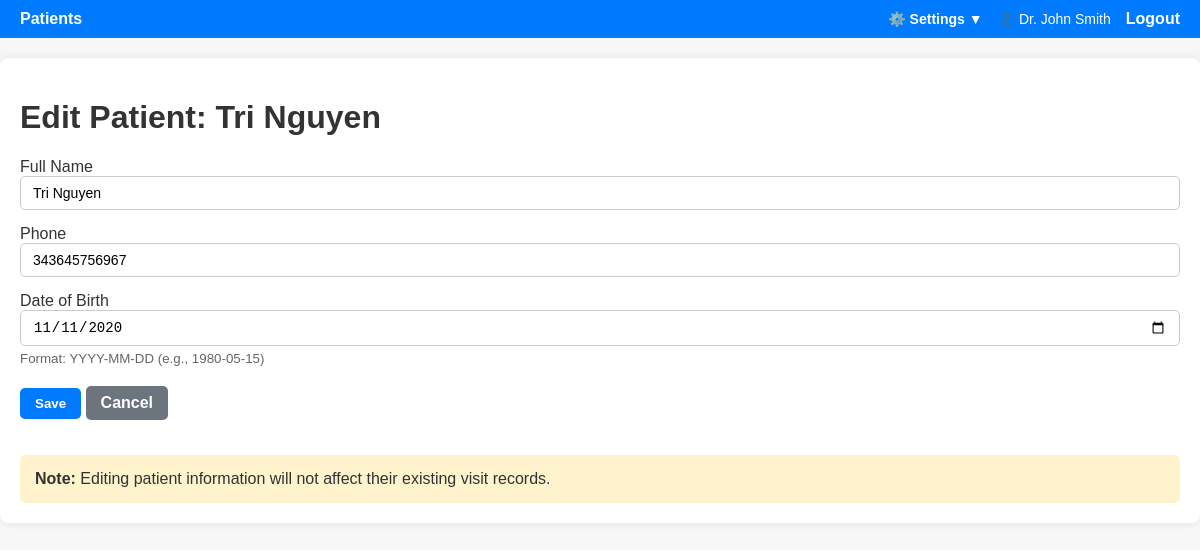
The page /patients/16/edit (signed in) on the database its author committed.
### doctor_app/models.py (models this page shows, shortened)
class User(UserMixin, db.Model):
    id = db.Column(db.Integer, primary_key=True)
    username = db.Column(db.String(80), unique=True, nullable=False)
    password_hash = db.Column(db.String(255), nullable=False)
    role = db.Column(db.String(20), default="doctor")  # 'admin' or 'doctor'
    full_name = db.Column(db.String(120), nullable=True)
    email = db.Column(db.String(120), nullable=True)
    location = db.Column(db.String(120), nullable=True)  # NEW: Doctor's location/clinic
    created_at = db.Column(db.DateTime, default=datetime.utcnow)
    is_active = db.Column(db.Boolean, default=True)
    visits = db.relationship(
        "Visit", backref="creator", lazy=True, foreign_keys="Visit.created_by"
    )
    patients = db.relationship("Patient", backref="primary_doctor", lazy=True)
    def is_admin(self):
        return self.role == "admin"

class Patient(db.Model):
    id = db.Column(db.Integer, primary_key=True)
    full_name = db.Column(db.String(120), nullable=False, index=True)
    phone = db.Column(db.String(30), nullable=True, index=True)
    date_of_birth = db.Column(db.Date, nullable=True)
    created_at = db.Column(db.DateTime, default=datetime.utcnow)
    doctor_id = db.Column(
        db.Integer, db.ForeignKey("user.id"), nullable=True
    )  # NEW: Primary doctor
    visits = db.relationship(
        "Visit", backref="patient", lazy=True, cascade="all, delete-orphan"
    )

### doctor_app/patients/routes.py (the view, shortened to what this page needs)
@bp.route("/<int:patient_id>/edit", methods=["GET", "POST"])
@login_required
def edit_patient(patient_id):
    patient = Patient.query.get_or_404(patient_id)
    form = PatientForm(obj=patient)
    return render_template("patients/edit.html", form=form, patient=patient)

### doctor_app/patients/forms.py
class PatientForm(FlaskForm):
    full_name = StringField("Full Name", validators=[DataRequired(), Length(max=120)])
    phone = StringField("Phone", validators=[Optional(), Length(max=30)])
    date_of_birth = DateField(
        "Date of Birth", validators=[Optional(), validate_date_of_birth]
    )
    submit = SubmitField("Save")

### doctor_app/auth/routes.py (called while the page is built)
@login_manager.user_loader
def load_user(user_id):
    return User.query.get(int(user_id))

### doctor_app/templates/patients/edit.html (shortened to what this page needs)
{% extends 'base.html' %}
{% block content %}
<h1>Edit Patient: {{ patient.full_name }}</h1>
<form method="post">
    <div class="form-group">
        {{ form.full_name.label }}
        {{ form.full_name(class="form-control") }}
    </div>
    <div class="form-group">
        {{ form.phone.label }}
        {{ form.phone(class="form-control") }}
    </div>
    <div class="form-group">
        {{ form.date_of_birth.label }}
        {{ form.date_of_birth(class="form-control") }}
        {% if form.date_of_birth.errors %}
            <div style="background: #fff3cd; color: #856404; padding: 12px; border-radius: 5px; margin-top: 8px; border-left: 4px solid #ffc107;">
                <strong>❌ Date of Birth Error:</strong>
                <ul style="margin: 8px 0 0 20px; padding: 0;">
                    {% for error in form.date_of_birth.errors %}
                        <li>{{ error }}</li>
                    {% endfor %}
                </ul>
                <div style="margin-top: 10px; padding: 10px; background: white; border-radius: 3px;">
                    <strong>💡 What to do:</strong>
                    <ul style="margin: 5px 0 0 20px;">
                        <li>Make sure the year is correct (not in the future)</li>
                        <li>Check if you entered 4 digits for the year (e.g., 1980, not 80)</li>
                        <li>Verify the date is reasonable (between today and 150 years ago)</li>
                    </ul>
                </div>
            </div>
        {% else %}
            <small style="color: #666; display: block; margin-top: 5px;">Format: YYYY-MM-DD (e.g., 1980-05-15)</small>
        {% endif %}
    </div>
    {{ form.submit(class="btn") }}
    <a href="{{ url_for('patients.patient_detail', patient_id=patient.id) }}" class="btn" style="background: #6c757d;">Cancel</a>
</form>
<div style="margin-top: 30px; padding: 15px; background: #fff3cd; border-radius: 5px;">
    <strong>Note:</strong> Editing patient information will not affect their existing visit records.
</div>
{% endblock %}

### doctor_app/templates/base.html (shortened to what this page needs)
<!doctype html>
<html lang="en">
<head>
  <link rel="stylesheet" href="{{ url_for('static', filename='style.css') }}">
</head>
<body>
  <nav>
    <a href="{{ url_for('patients.list_patients') }}" class="{% if request.endpoint == 'patients.list_patients' %}active{% endif %}">Patients</a>
    <div style="margin-left: auto; display: flex; align-items: center; gap: 15px;">
      <div class="dropdown" id="settingsDropdown">
        <button class="dropdown-button" onclick="toggleDropdown()">⚙️ Settings ▼</button>
      </div>
      <span style="color: #fff; font-size: 14px;">
        👤 {{ current_user.full_name or current_user.username }}
      </span>
      <a href="{{ url_for('auth.logout') }}">Logout</a>
    </div>
  </nav>
  <main>
    {% block content %}{% endblock %}
  </main>
</body>
</html>

### doctor_app/static/style.css (style rules this page uses)
body { font-family: Arial; background: #f7f7f7; color: #333; margin: 0; padding: 0; }
main { max-width: 1200px; margin: 20px auto; padding: 20px; background: #fff; border-radius: 8px; box-shadow: 0 0 8px rgba(0,0,0,0.1); }
nav { background: #007bff; padding: 10px 20px; display: flex; gap: 15px; }
nav a { color: #fff; text-decoration: none; font-weight: bold; }
.btn { padding: 8px 15px; border-radius: 5px; background: #007bff; color: #fff; text-decoration: none; font-weight: bold; display: inline-block; margin: 5px 0; cursor: pointer; border: none; }
.form-group { margin-bottom: 15px; }
input[type="text"], input[type="password"], input[type="date"], input[type="file"], textarea, select { padding: 8px 12px; font-size: 14px; border-radius: 5px; border: 1px solid #ccc; width: 100%; box-sizing: border-box; }

### doctor_app/templates/base.html (style rules this page uses)
.dropdown { position: relative; display: inline-block; }
.dropdown-button { background: none; border: none; color: #fff; text-decoration: none; font-weight: bold; cursor: pointer; padding: 0; font-size: 14px; font-family: Arial; }

### rows shown on the page
User: full_name "Dr. John Smith"
Patient: full_name "Tri Nguyen", phone "343645756967", date_of_birth "11/11/2020"
